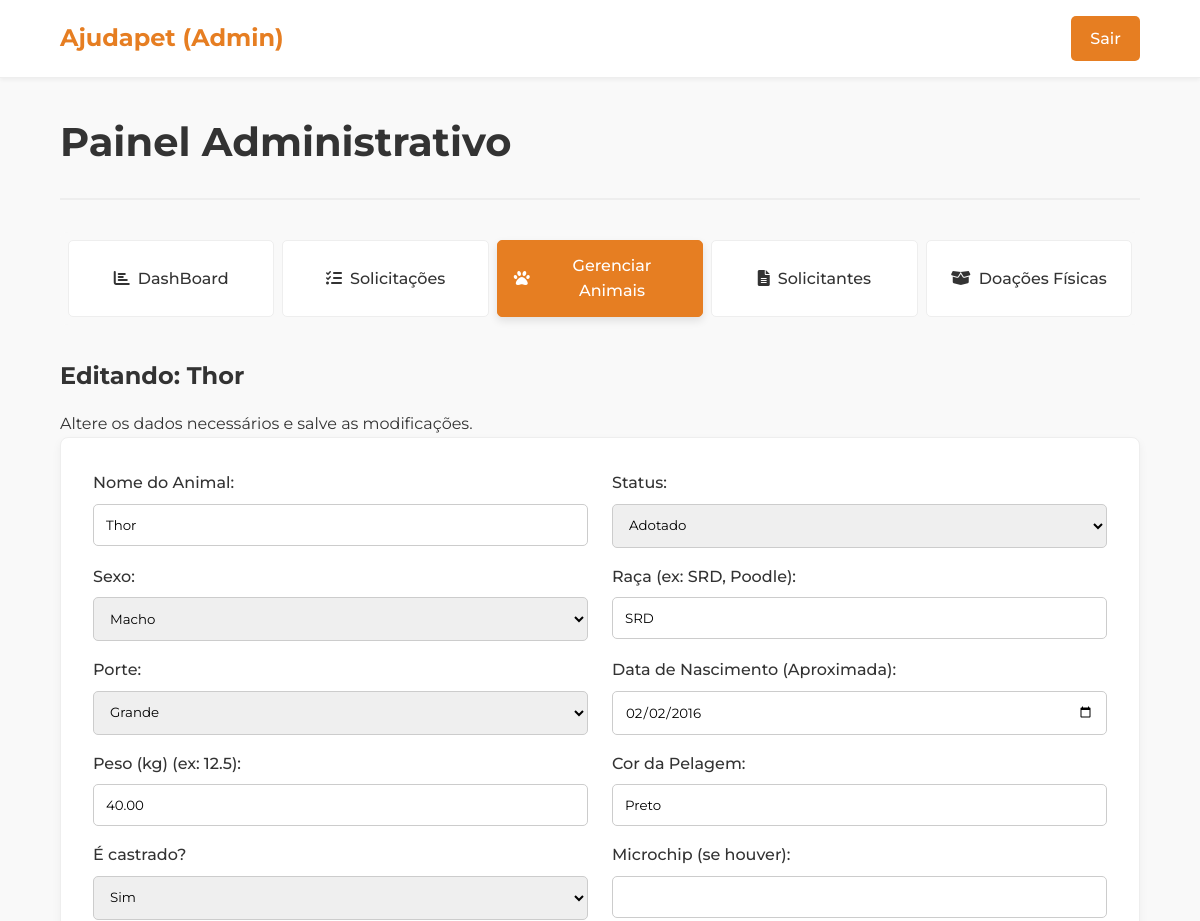
Before: /admin/animais_admin/editar_animais.php?id=2 (signed in, upper part) with the older database file.
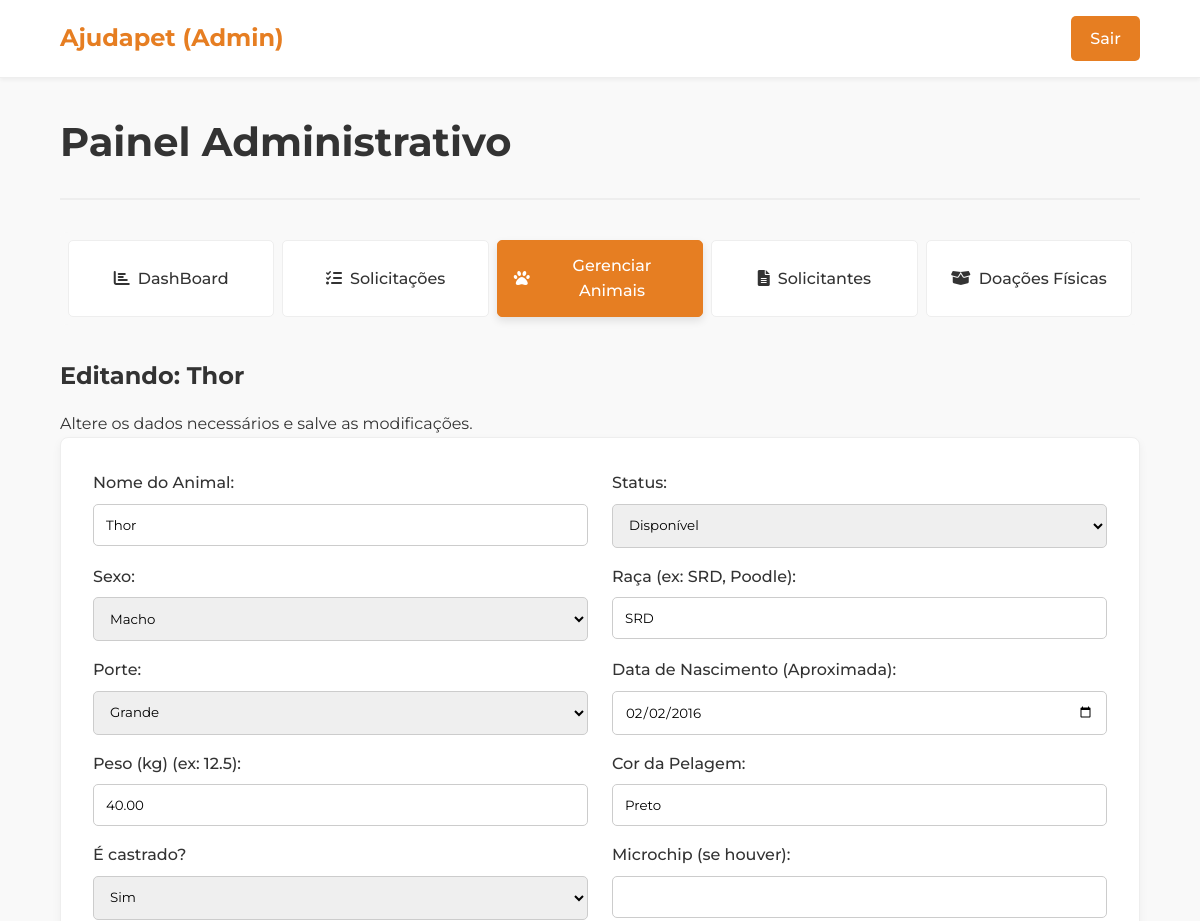
After: the same page with the newer database file.
### tables this page shows
CREATE TABLE `animal` (
  `id` int(11) NOT NULL,
  `id_admin_cadastro` int(11) NOT NULL,
  `nome` varchar(100) NOT NULL,
  `sexo` enum('Macho','Fêmea') DEFAULT NULL,
  `raca` varchar(100) DEFAULT NULL,
  `porte` enum('Pequeno','Médio','Grande') DEFAULT NULL,
  `data_nascimento` date DEFAULT NULL,
  `peso` decimal(5,2) DEFAULT NULL,
  `cor_pelagem` varchar(50) DEFAULT NULL,
  `personalidade` text DEFAULT NULL,
  `imagem_url` varchar(255) DEFAULT NULL,
  `castrado` tinyint(1) DEFAULT 0,
  `microchip` varchar(50) DEFAULT NULL,
  `status` enum('Disponível','Em processo','Adotado','Indisponível') DEFAULT 'Disponível',
  `descricao_historia` text DEFAULT NULL,
  `observacoes` text DEFAULT NULL,
  `data_cadastro` timestamp NOT NULL DEFAULT current_timestamp(),
  `data_adocao` datetime DEFAULT NULL,
  `id_adotante` int(11) DEFAULT NULL
);

### admin/animais_admin/editar_animais.php (the view, shortened to what the changed rows need)
<?php
$animal_id = $_GET['id'];
require_once '../../config/conexao.php';
try {
    $sql = "SELECT * FROM Animal WHERE id = ?";
    $stmt = $pdo->prepare($sql);
    $stmt->execute([$animal_id]);
    $animal = $stmt->fetch();
} catch (PDOException $e) {
    echo "Erro ao buscar dados: " . $e->getMessage();
    $animal = null;
    $vacinas = [];
}
?>
<!DOCTYPE html>
<html lang="pt-BR">
<head>
    <link rel="stylesheet" href="../../assets/css/global.css">
    <link rel="stylesheet" href="../../assets/css/admin_global.css">
    <link rel="stylesheet" href="../../assets/css/admin_animais.css">
    <link rel="stylesheet" href="https://cdnjs.cloudflare.com/ajax/libs/font-awesome/6.0.0-beta3/css/all.min.css">
</head>
<body>
    <main class="container admin-dashboard">
        <div class="admin-header">
            <h1>Painel Administrativo</h1>
        </div>
        <div id="gerenciar-animais-edit" class="tab-content active" style="display:block;">
            <h3>Editando: <?php echo htmlspecialchars($animal['nome']); ?></h3>
            <p>Altere os dados necessários e salve as modificações.</p>
            <div class="form-card">
                <form action="../../backend/animais_backend/processa_edicao_animais.php" method="POST" enctype="multipart/form-data">
                    <div class="form-grid-2-cols">
                        <div class="form-group">
                            <label for="nome">Nome do Animal:</label>
                            <input type="text" id="nome" name="nome" required value="<?php echo htmlspecialchars($animal['nome']); ?>">
                        </div>
                        <div class="form-group">
                            <label for="status">Status:</label>
                            <select id="status" name="status" required>
                                <option value="Disponível" <?php if ($animal['status'] == 'Disponível') echo 'selected'; ?>>Disponível</option>
                                <option value="Adotado" <?php if ($animal['status'] == 'Adotado') echo 'selected'; ?>>Adotado</option>
                            </select>
                        </div>
                    </div>
                    <div class="form-grid-2-cols">
                        <div class="form-group">
                            <label for="sexo">Sexo:</label>
                            <select id="sexo" name="sexo" required>
                                <option value="Macho" <?php if ($animal['sexo'] == 'Macho') echo 'selected'; ?>>Macho</option>
                            </select>
                        </div>
                        <div class="form-group">
                            <label for="raca">Raça (ex: SRD, Poodle):</label>
                            <input type="text" id="raca" name="raca" required value="<?php echo htmlspecialchars($animal['raca']); ?>">
                        </div>
                    </div>
                    <div class="form-grid-2-cols">
                        <div class="form-group">
                            <label for="porte">Porte:</label>
                            <select id="porte" name="porte" required>
                                <option value="Grande" <?php if ($animal['porte'] == 'Grande') echo 'selected'; ?>>Grande</option>
                            </select>
                        </div>
                        <div class="form-group">
                            <label for="data_nascimento">Data de Nascimento (Aproximada):</label>
                            <input type="date" id="data_nascimento" name="data_nascimento" value="<?php echo htmlspecialchars($animal['data_nascimento']); ?>">
                        </div>
                    </div>
                    <div class="form-grid-2-cols">
                        <div class="form-group">
                            <label for="peso">Peso (kg) (ex: 12.5):</label>
                            <input type="number" step="0.1" id="peso" name="peso" value="<?php echo htmlspecialchars($animal['peso']); ?>">
                        </div>
                        <div class="form-group">
                            <label for="cor_pelagem">Cor da Pelagem:</label>
                            <input type="text" id="cor_pelagem" name="cor_pelagem" value="<?php echo htmlspecialchars($animal['cor_pelagem']); ?>">
                        </div>
                    </div>
                    <div class="form-grid-2-cols">
                        <div class="form-group">
                            <label for="castrado">É castrado?</label>
                            <select id="castrado" name="castrado" required>
                                <option value="1" <?php if ($animal['castrado'] == '1') echo 'selected'; ?>>Sim</option>
                            </select>
                        </div>
                    </div>
                </form>
            </div>
        </div>
    </main>
</body>
</html>

Changed rows visible on the page:
changed animal "Thor": status "Adotado" → "Disponível"
